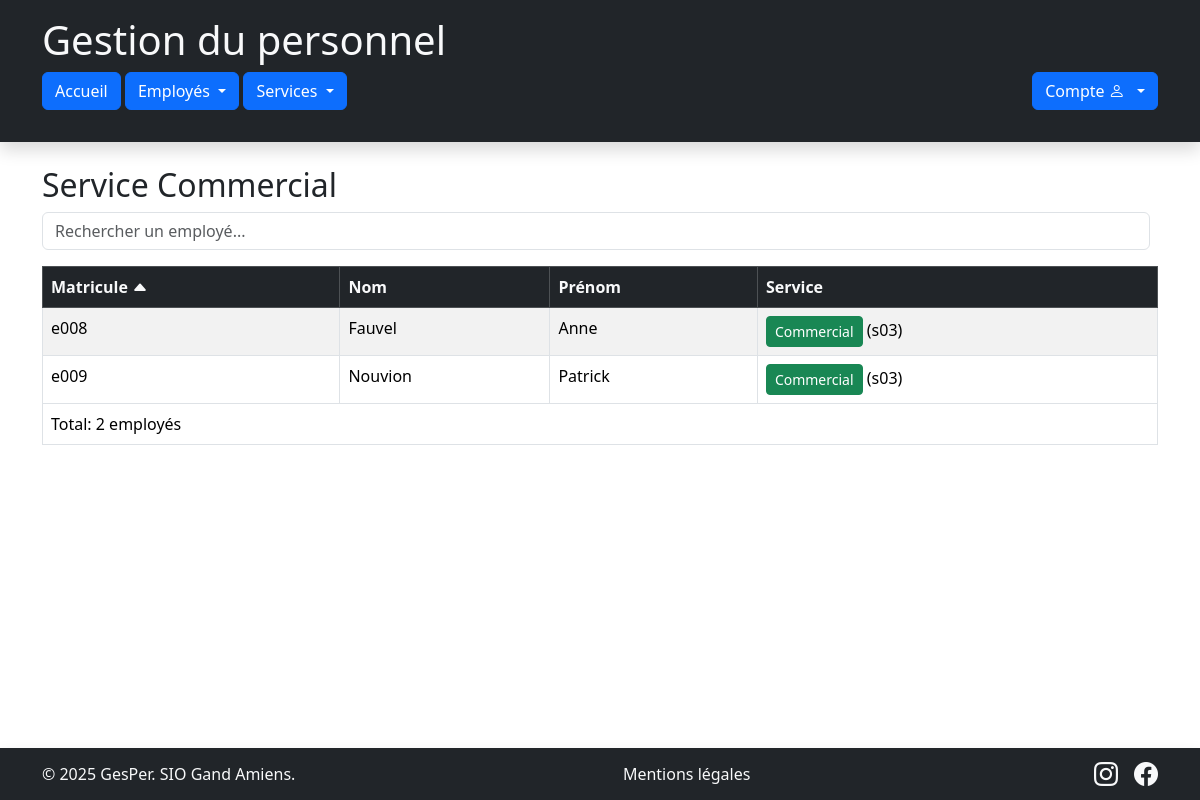
Page /index.php?service=s03&page=listeEmployes on the committed database.
### tables this page shows
CREATE TABLE `service` (
  `sce_code` char(3) NOT NULL,
  `sce_designation` varchar(50) DEFAULT NULL
);

CREATE TABLE `employe` (
  `emp_matricule` char(6) NOT NULL,
  `emp_nom` varchar(50) DEFAULT NULL,
  `emp_prenom` varchar(50) DEFAULT NULL,
  `emp_service` char(3) DEFAULT NULL
);

### controleurs/employes/C_consulter.php (called while the page is built, shortened)
<?php
    require_once "modeles/M_service.php";
    require_once "modeles/M_employe.php";
    class C_consulterEmployes extends C_base
    {
        private $modeleEmploye;
        private $modeleService;
        public function __construct()
        {
            $this->modeleService=new M_service();
            $this->modeleEmploye=new M_employe();
        }
        public function action_listeEmployes($codeService)
        {
            $orderBy = $_GET['orderBy'] ?? 'emp_matricule';
            $direction = $_GET['direction'] ?? 'ASC';
            $rowsPerPage = 8;
            $pageNum = isset($_GET['page_num']) ? (int)$_GET['page_num'] : 1;
            $offset = ($pageNum - 1) * $rowsPerPage;
            if ($codeService == "all") {
                $this->data['leService'] = null;
                $totalRows = $this->modeleEmploye->CountEmployes();
                $this->data['lesEmployes'] = $this->modeleEmploye->GetListe($orderBy, $direction, $offset, $rowsPerPage);
            } else {
                $this->data['leService'] = $this->modeleService->GetService($codeService);
                $this->data['lesEmployes'] = $this->modeleEmploye->GetListeService($codeService, $orderBy, $direction, $offset, $rowsPerPage);
            }
            require_once "vues/partiels/v_entete.php";
            require_once "vues/employes/v_liste.php";
            require_once "vues/partiels/v_piedPage.php";
        }
    }

### index.php (called while the page is built, shortened)
<?php
    $routes = require __DIR__ . "/config/routes.php";
    $page = preg_replace('/[^a-zA-Z0-9_]/', '', $_GET['page'] ?? 'accueil');
    $route = $routes[$page];
    $controller = new $route['class'];
    if (is_array($route['method'])) {
        $method = strtolower($_SERVER['REQUEST_METHOD']);
        $method = $route['method'][$method] ?? reset($route['method']);
    } else {
        $method = $route['method'];
    }
    $params = [];
    foreach ($route['params'] as $param) {
        $source = $param['source'] === 'post' ? $_POST : $_GET;
        $params[] = $source[$param['name']] ?? null;
    }
    call_user_func_array([$controller, $method], $params);
?>

### metiers/Service.php (called while the page is built, shortened)
<?php
    class Service
    {
        private $sce_code;
        public function __construct($code, $designation, $nombreEmployes = 0)
            {
                $this->sce_code=$code;
            }
        public function GetCode()
            {
                return $this->sce_code;
            }
    }
?>

### modeles/M_service.php (called while the page is built, shortened)
<?php
require_once "metiers/Service.php";
class M_service extends M_generique
{
    public function GetService($code)
    {
        $cnx = $this->getCnx('data');
        $stmt = $cnx->prepare("SELECT * FROM service WHERE sce_code = :code");
        $stmt->execute(['code' => $code]);
        $ligne = $stmt->fetch();
        return $ligne ? new Service($ligne["sce_code"], $ligne["sce_designation"]) : null;
    }
}

### modeles/M_employe.php (called while the page is built, shortened)
<?php
require_once "metiers/Employe.php";
class M_employe extends M_generique
{
    public function GetListeService($code, $orderBy = 'emp_matricule', $direction = 'ASC', $offset = 0, $rowsPerPage = 10)
    {
        $cnx = $this->getCnx('data');
        $allowedColumns = ["emp_matricule", "emp_nom", "emp_prenom", "emp_service"];
        $direction = strtoupper($direction) === "DESC" ? "DESC" : "ASC";
        $sql = "SELECT e.emp_matricule, e.emp_nom, e.emp_prenom, e.emp_service,
                       s.sce_designation AS service_name
                FROM employe e
                LEFT JOIN service s ON e.emp_service = s.sce_code
                WHERE e.emp_service = :code
                ORDER BY $orderBy $direction
                LIMIT :offset, :rows";
        $stmt = $cnx->prepare($sql);
        $stmt->bindValue(':code', $code);
        $stmt->bindValue(':offset', (int)$offset, \PDO::PARAM_INT);
        $stmt->bindValue(':rows', (int)$rowsPerPage, \PDO::PARAM_INT);
        $stmt->execute();
        $resultat = [];
        while ($ligne = $stmt->fetch()) {
            $resultat[] = new Employe(
                $ligne["emp_matricule"],
                $ligne["emp_nom"],
                $ligne["emp_prenom"],
                $ligne["emp_service"],
                $ligne["service_name"]
            );
        }
        return $resultat;
    }
}

### metiers/Employe.php (called while the page is built)
<?php
    class Employe
    {
        private $emp_matricule;
        private $emp_nom;
        private $emp_prenom;
        private $emp_service;
        private $service_name;
        public function __construct($matricule, $nom, $prenom, $service, $service_name = null)
        {
            $this->emp_matricule = $matricule;
            $this->emp_nom = $nom;
            $this->emp_prenom = $prenom;
            $this->emp_service = $service;
            $this->service_name = $service_name;
        }
        public function GetMatricule()
        {
            return $this->emp_matricule;
        }
        public function GetNom()
        {
            return $this->emp_nom;
        }
        public function GetPrenom()
        {
            return $this->emp_prenom;
        }
        public function GetService()
        {
            return $this->emp_service;
        }
        public function GetServiceName()
        {
            return $this->service_name;
        }
    }
?>

### vues/employes/v_liste.php (the view, shortened to what this page needs)
<div class="container my-4">
    <h2>
        <?php
            $services = [
                'all' => 'Tous les services',
                's01' => 'Fabrication',
                's02' => 'Emballage',
                's03' => 'Commercial',
                's04' => 'Administration'
            ];
            $currentService = 'all';
            if (!empty($this->data['leService'])) {
                $currentService = $this->data['leService']->GetCode();
            }
            echo $currentService === 'all'
                ? 'Tous les services'
                : 'Service ' . ($services[$currentService] ?? 'Inconnu');
        ?>
    </h2>
    <div class="d-flex mb-3">
        <input type="text" id="searchInput" class="form-control me-2" placeholder="Rechercher un employé...">
    </div>
    <table class="table table-striped table-bordered" id="employeTable">
        <thead class="table-dark">
            <tr>
                <?php
                    $columns = [
                        'emp_matricule' => 'Matricule',
                        'emp_nom' => 'Nom',
                        'emp_prenom' => 'Prénom',
                        'emp_service' => 'Service'
                    ];
                ?>
                <?php foreach ($columns as $colKey => $colLabel): ?>
                    <th scope="col">
                        <a href="index.php?page=listeEmployes&service=<?= urlencode($currentService) ?>&orderBy=<?= $colKey ?>&direction=<?= ($orderBy === $colKey && $direction === 'ASC') ? 'DESC' : 'ASC'; ?>&page_num=<?= $this->data['currentPage'] ?>"
                            class="text-light">
                            <?= $colLabel ?>
                            <?php if ($orderBy === $colKey): ?>
                                <i class="bi bi-caret-<?= ($direction === 'ASC') ? 'up' : 'down'; ?>-fill"></i>
                            <?php endif; ?>
                        </a>
                    </th>
                <?php endforeach; ?>
            </tr>
        </thead>
        <tbody>
            <?php foreach ($this->data['lesEmployes'] as $unEmploye): ?>
                <?php
                    switch ($unEmploye->GetService()) {
                        case 's03': $btnClass = 'btn-success'; break;
                    }
                ?>
                <tr>
                    <td><?= htmlspecialchars($unEmploye->GetMatricule()) ?></td>
                    <td><?= htmlspecialchars($unEmploye->GetNom()) ?></td>
                    <td><?= htmlspecialchars($unEmploye->GetPrenom()) ?></td>
                    <td>
                        <a href="index.php?page=listeEmployes&service=<?= htmlspecialchars($unEmploye->GetService()) ?>"
                           class="btn btn-sm <?= $btnClass ?>">
                           <?= htmlspecialchars($unEmploye->GetServiceName()) ?>
                        </a>
                        (<?= htmlspecialchars($unEmploye->GetService()) ?>)
                    </td>
                </tr>
            <?php endforeach; ?>
        </tbody>
        <tfoot>
            <tr>
                <td colspan="<?= $this->data['isLoggedOn'] ? 5 : 4 ?>" id="totalCount">
                    Total: <?= count($this->data['lesEmployes']); ?> employés
                </td>
            </tr>
        </tfoot>
    </table>
</div>

### public/css/custom.css (style rules this page uses)
.btn { transition: all 0.2s ease-in-out; }
#employeTable thead th, #serviceTable thead th { position: sticky; top: 0; z-index: 10; }
#employeTable thead th a, #serviceTable thead th a { text-decoration: none !important; color: inherit; }

### rows in the picture
service: sce_code "Commercial"
employe: emp_matricule "e008", emp_nom "Fauvel", emp_prenom "Anne", emp_service.sce_designation "Commercial", emp_service "s03"
employe: emp_matricule "e009", emp_nom "Nouvion", emp_prenom "Patrick", emp_service.sce_designation "Commercial", emp_service "s03"

### other values in the picture
$colLabel "Matricule"
$colLabel "Nom"
$colLabel "Prénom"
$colLabel "Service"
count($this->data['lesEmployes']) "2"
